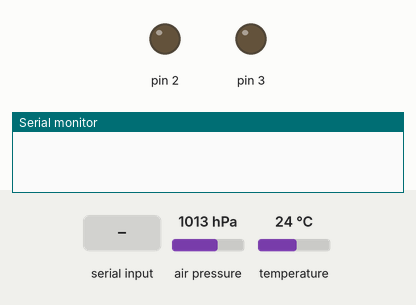
A sketch run on a simulated Arduino Uno, built with avr-gcc and run on an emulated ATmega328P. Shown: output pins drawn as LEDs (lit = HIGH), the last lines printed to the serial monitor. The inputs (shaded band) are chosen by the test bench; at power-on: air pressure 1013 hPa, temperature 24 °C.

Above: at 1.2 s.
1.3 s: "c" received over Serial
At 2.5 s:
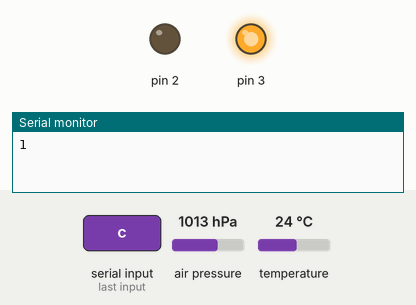
2.8 s: "m" received over Serial
At 3.6 s:
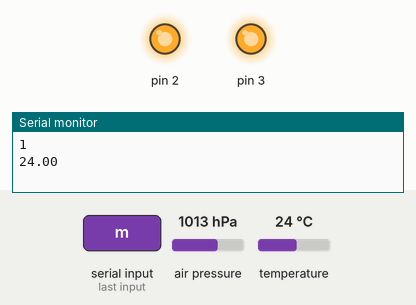
5.8 s: "d" received over Serial
At 7.0 s:
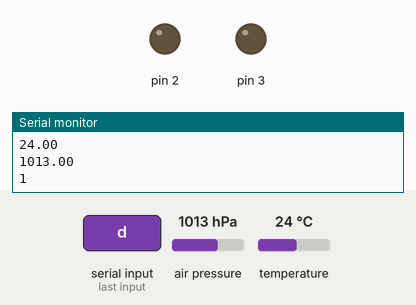
Timing chart, 0 to 8.8 s (numbered marks = the images above; inputs shaded):
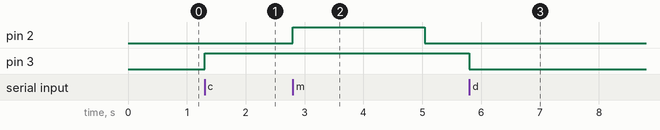

Measured:
- after the input at 1.3 s, pin 3: LOW → HIGH at once
- after the input at 2.8 s, pin 2: LOW → HIGH at once, → LOW 2.2 s later
- after the input at 5.8 s, pin 3: HIGH → LOW at once

The sketch:

codigo_arduino_v2.ino
```cpp
#include <Wire.h>
#include <Adafruit_Sensor.h>
#include <Adafruit_BME280.h>

#define SEALEVELPRESSURE_HPA (1013.25)

Adafruit_BME280 bme;


int i,aux=0;

float temp,pres;

char leitura;

void setup() {
  Serial.begin(9600);

  pinMode(2,OUTPUT);
  pinMode(3,OUTPUT);

  if (!bme.begin(0x76)) {
    Serial.println("Could not find a valid BME280 sensor, check wiring!");
    while (1);
  }
}

int desconectar(void)
{

  if(Serial.available())
  {
      if(Serial.read() == 'd')
      {
        aux=0;
        return(1);
      }
      else
        return(0);

  }
}

int conectar(void)
{

    if(Serial.available())
    {

      if(Serial.read() == 'c')
      {
        aux=1;
        return(1);
      }
      else
        return(0);
    }

}

void loop()
{

   if(Serial.available())
    {

      if(Serial.read() == 'c')
      {
        aux=1;
        Serial.println(1);
        digitalWrite(3,HIGH);
      }
    }


  while(aux == 1)
  {

     if(Serial.available())
      {
        leitura = Serial.read();
        if(leitura == 'd')
        {
          aux=0;
          Serial.println(1);
          digitalWrite(3,LOW);
          digitalWrite(2,LOW);
        }

        if(leitura == 'm')
        {
          digitalWrite(2,HIGH);
          temp=pres=0;

          for(i = 0; i < 100 ; i++)
          {
             temp= temp+bme.readTemperature();
             pres= pres+bme.readPressure() / 100.0F;
          }

          temp=temp/100.0;
          pres=pres/100.0;
          Serial.println(temp);
          delay(2000);
          Serial.println(pres);
          digitalWrite(2,LOW);
        }

      }


   }

}
```
